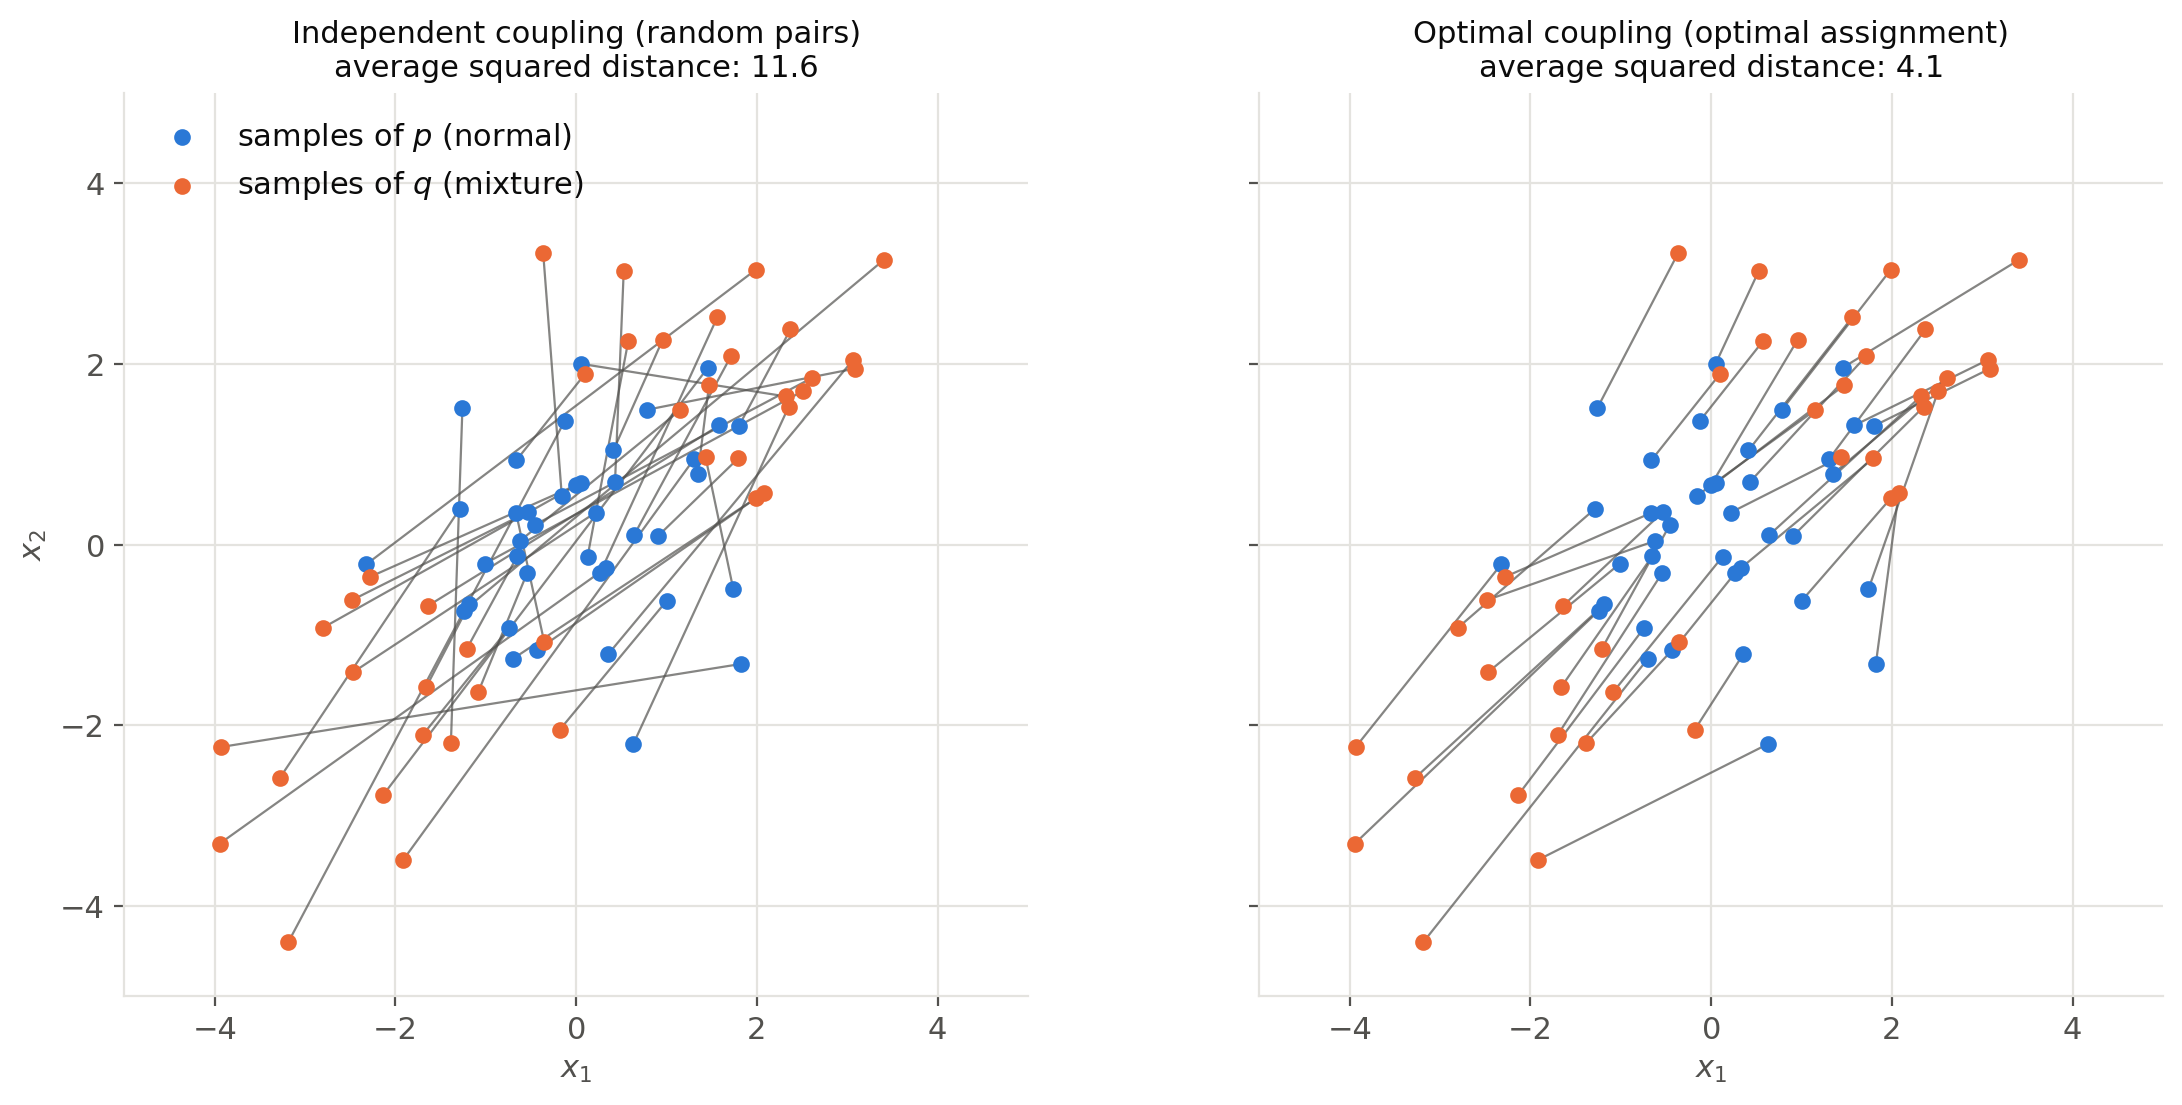

Generate this figure with Python:
"""Independent vs. optimal coupling between samples of two distributions (optimal transport chapter).

N samples of a standard normal distribution (source) and N samples of the 2D mixture of `score.py` (target) are
paired either at random (independent coupling) or by the optimal assignment minimizing the sum of squared distances.

Run from anywhere: `python src/img/ot-coupling.py` writes `ot-coupling.png` next to this file.
"""

import importlib
import sys
from pathlib import Path

import matplotlib.pyplot as plt
import numpy as np
from scipy.optimize import linear_sum_assignment

sys.path.insert(0, str(Path(__file__).parent))
forward = importlib.import_module("diffusion-forward")

N = 40

rng = np.random.default_rng(0)
source = rng.normal(size=(N, 2))
target = forward.sample_data(N, rng)

random_pairs = rng.permutation(N)
cost_matrix = np.sum((source[:, None, :] - target[None, :, :]) ** 2, axis=-1)
_, optimal_pairs = linear_sum_assignment(cost_matrix)
couplings = [("Independent coupling (random pairs)", random_pairs),
             ("Optimal coupling (optimal assignment)", optimal_pairs)]

# Palette: categorical slots 1-2 of the dataviz reference palette, plus text/grid tokens
SOURCE, TARGET = "#2a78d6", "#eb6834"
TEXT, MUTED, GRID = "#0b0b0b", "#52514e", "#e4e3df"

plt.rcParams.update({
    "font.size": 11,
    "text.color": TEXT,
    "axes.labelcolor": MUTED,
    "xtick.color": MUTED,
    "ytick.color": MUTED,
    "axes.edgecolor": GRID,
})

fig, axes = plt.subplots(1, 2, figsize=(12, 5.6), sharey=True)
for ax, (title, pairs) in zip(axes, couplings):
    cost = np.mean(np.sum((source - target[pairs]) ** 2, axis=1))
    print(f"{title}: average squared distance {cost:.2f}")
    for i in range(N):
        ax.plot([source[i, 0], target[pairs[i], 0]], [source[i, 1], target[pairs[i], 1]], color=MUTED, lw=0.8,
                alpha=0.7)
    ax.scatter(source[:, 0], source[:, 1], color=SOURCE, s=25, zorder=3, label="samples of $p$ (normal)")
    ax.scatter(target[:, 0], target[:, 1], color=TARGET, s=25, zorder=3, label="samples of $q$ (mixture)")
    ax.set_xlim(-5, 5)
    ax.set_ylim(-5, 5)
    ax.set_aspect("equal")
    ax.set_xlabel("$x_1$")
    ax.set_title(f"{title}\naverage squared distance: {cost:.1f}", color=TEXT, fontsize=11)
    ax.grid(color=GRID, lw=0.8)
    ax.set_axisbelow(True)
    for side in ["top", "right"]:
        ax.spines[side].set_visible(False)
axes[0].set_ylabel("$x_2$")
axes[0].legend(frameon=False, loc="upper left")

fig.tight_layout()
fig.savefig(Path(__file__).with_suffix(".png"), dpi=200, bbox_inches="tight", facecolor="white")
